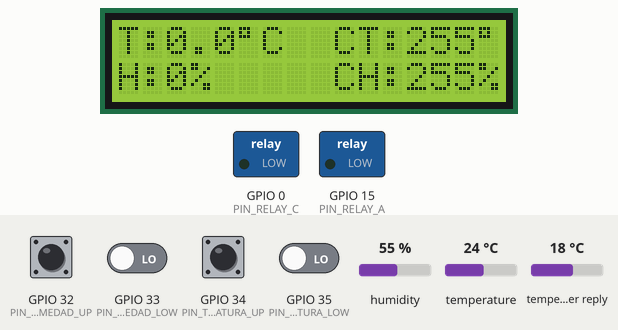
A sketch run on a simulated ESP32. Parts: 16×2 character LCD, switched loads named in the sketch (green lamp = pin HIGH). The test bench sets the inputs (shaded band); at power-on: GPIO 32 (PIN_HUMEDAD_UP), GPIO 33 (PIN_HUMEDAD_LOW), GPIO 34 (PIN_TEMPERATURA_UP), GPIO 35 (PIN_TEMPERATURA_LOW) LOW, humidity 55 %, temperature 24 °C, temperature in the weather reply 18 °C. WiFi joins after 1.5 s; servers stay silent unless stated; EEPROM starts erased; web services answer with replies made up by the test bench; what the sketch prints to the serial monitor is not drawn.

Above: at 2.7 s.
2.8 s: GPIO 33 (PIN_HUMEDAD_LOW) driven HIGH
At 4.9 s:
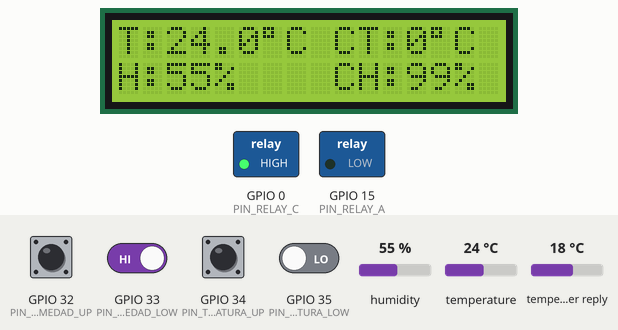
6.6 s: GPIO 35 (PIN_TEMPERATURA_LOW) driven HIGH
At 8.2 s:
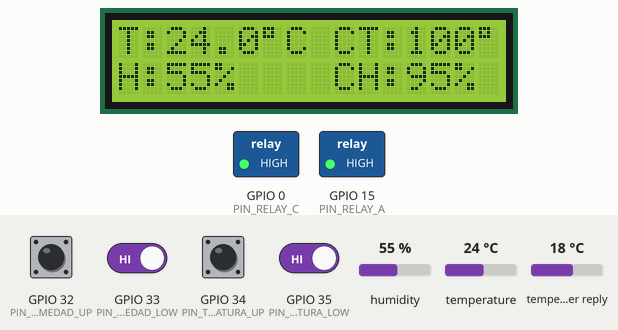
10.8 s: humidity set to 81 %
At 13.4 s:
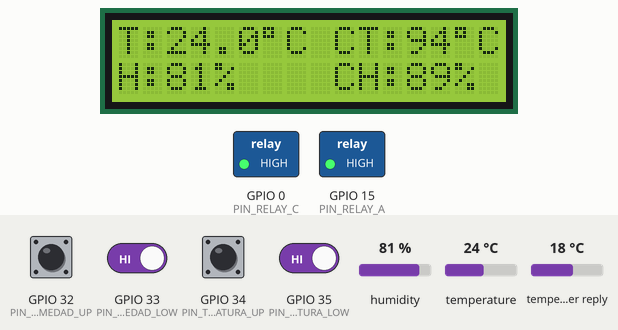
14.3 s: humidity set to 84 %
At 17.9 s:
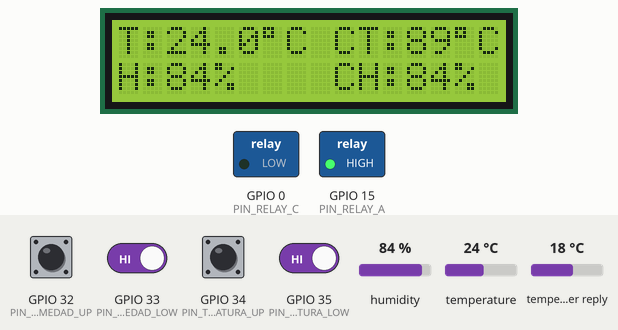
20.4 s: GPIO 32 (PIN_HUMEDAD_UP) pulled HIGH for 1 s
At 23.0 s:
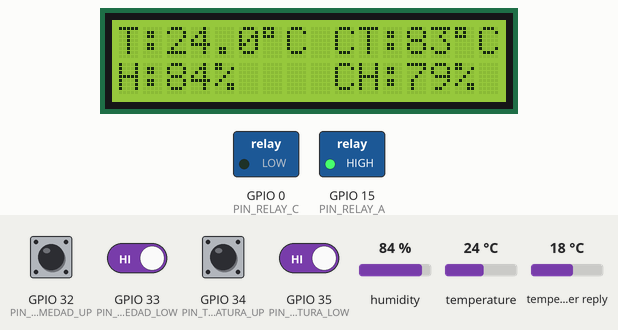
23.2 s: GPIO 34 (PIN_TEMPERATURA_UP) pulled HIGH for 1 s
At 26.0 s:
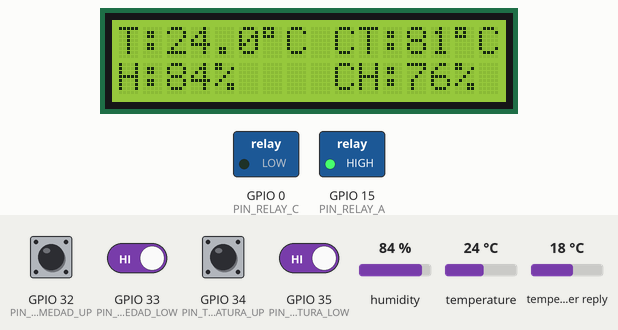
Timing chart, 0 to 26.9 s (numbered marks = the images above; inputs shaded):
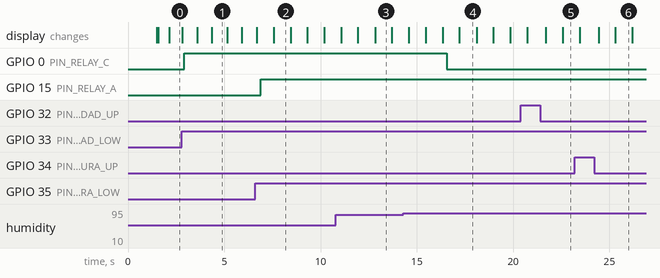

The sketch:

proyecto.ino
```cpp
/******   LIBRERIAS   *********/

#include <ThingSpeak.h>
#include <DHT.h>
#include <LiquidCrystal_I2C.h>
#include <Wire.h>
#include <WiFi.h>
#include <WiFiClient.h>
#include <WebServer.h>
#include <ESPmDNS.h>
#include <AsyncTCP.h>
#include <ESPAsyncWebServer.h>
#include <EEPROM.h>
#include <ArduinoJson.h>
#include <HTTPClient.h>

AsyncWebServer server(80);
WiFiClient client;

/******   CONSTANTES   *********/

// Pines para pulsadores de setpoints de humedad y temperatura
#define PIN_HUMEDAD_UP 32
#define PIN_HUMEDAD_LOW 33
#define PIN_TEMPERATURA_UP 34
#define PIN_TEMPERATURA_LOW 35
// Pines salida de relay
#define PIN_RELAY_C 0
#define PIN_RELAY_A 15

/******   LDC Y DHT11   *********/

//DHT11
#define PIN_DHT 25// PIN SENSOR DHT11
#define DHTTYPE DHT11//MODELO DEL SENSOR
DHT dht(PIN_DHT, DHTTYPE);
//LCD
#define COLUMNAS_LCD 16
#define FILAS_LCD 2
#define DIRECCION_LCD 0x27
LiquidCrystal_I2C lcd(DIRECCION_LCD, COLUMNAS_LCD, FILAS_LCD);

/*********   I2C   ************/

#define I2C_SCL 21
#define I2C_SDA 22

/******   VARIABLES   *********/

char respuesta[]= {""};
String input1 = "-";//Temperatura
String input2 = "-";//Humedad
const char* PARAM_INPUT_1 = "input1";
const char* PARAM_INPUT_2 = "input2";
const char* ssid = "Movistar";
const char* password = "cielo2015";
unsigned long channelID = 1553262;
const char* WriteAPIKey = "KXP87ULQAWI9WSWY";
const String APIcall = "https://api.openweathermap.org/data/2.5/onecall?lat=-34.826220000&lon=-58.393080000&exclude=minutely,hourly,daily,alerts&appid=8d42bc67176fa21cf2a5e3e7d9d6b196&units=metric";
float current_temp;
int current_humidity;
int ct;//control temperatura--------------------------variable a controlar
int ch;//control humedad------------------------------variable a controlar
int h;
float t;
/*
  byte grados[8] = {
  0b01110,
  0b01010,
  0b01110,
  0b00000,
  0b00000,
  0b00000,
  0b00000,
  0b00000};//Caracter "°"
*/

// Página web HTML
// <meta HTTP-EQUIV="Refresh" CONTENT="1">
const char index_html[] PROGMEM = R"rawliteral(
<!DOCTYPE HTML>
<html>
<head>
<title>ESP 32</title>
<meta charset="utf-8">
</head>
<body>
<center>
<h1>ESP32 DHT11</h1>
<form action=/get>
Control Temperatura: <input type="number" min="0" max="100" name="input1">
<input type="submit">
</form>
<br>
<form action=/get>
Control Humedad: <input type="number" min="0" max="100" name="input2">
<input type="submit">
</form>
<br>
)rawliteral";


 const char index_html_footer[] PROGMEM = R"rawliteral(
</center>
</body>
</html>)rawliteral";

void setup() {
   Serial.begin(115200);

   Wifi();

   ThingSpeak.begin(client);

   dht.begin();

   lcd.begin(COLUMNAS_LCD, FILAS_LCD);
   lcd.backlight();
   //lcd.createChar(1, grados);//Caracter "°"

   Wire.begin(I2C_SDA, I2C_SCL);

   EEPROM.begin(10);//tamaño
   ct = EEPROM.read(0);
   ch = EEPROM.read(1);

   pinMode(PIN_HUMEDAD_UP,INPUT);//pulsador
   pinMode (PIN_HUMEDAD_LOW,INPUT);//pulsador
   pinMode(PIN_TEMPERATURA_UP,INPUT);//pulsador
   pinMode(PIN_TEMPERATURA_LOW,INPUT);//pulsador
   pinMode(PIN_RELAY_C,OUTPUT);//relay
   pinMode(PIN_RELAY_A,OUTPUT);//relay

   HTML();
 }

void loop() {

    api();

    thingspeak();

    eeprom();

    ActualizarLCD();

    LeerEntradas();

    LeerSensores();

    ActualizarSalidas();

delay(100);
}

void api(){
  HTTPClient http;
    http.begin(APIcall);
    int httpCode = http.GET();
    if (httpCode > 0) {
        String input = http.getString();
        //Serial.println(httpCode);
        //Serial.println(input);

DynamicJsonDocument doc(768);

deserializeJson(doc, input);
JsonObject obj = doc.as<JsonObject>();

current_temp = obj["current"]["temp"];
current_humidity = obj["current"]["humidity"];

//Serial.println(current_temp);
//Serial.println(current_humidity);
   }
    else {
      Serial.println("Error on HTTP request");
    }
    //http.end();
}

void thingspeak(){
  ThingSpeak.setField (1,t);
  ThingSpeak.setField (2,h);
  ThingSpeak.writeFields(channelID,WriteAPIKey);
}

void eeprom(){
if(EEPROM.read(0) != ct){EEPROM.write(0,ct);EEPROM.commit();}
if(EEPROM.read(1) != ch){EEPROM.write(1,ch);EEPROM.commit();}
}

void ActualizarLCD(){
  lcd.setCursor(0,0);
  lcd.print("T:");
  lcd.setCursor(2,0);
  lcd.print(t,1);
  lcd.print((char)223);
  //lcd.write(byte(1));
  lcd.print("C ");
  lcd.setCursor(9,0);
  lcd.print("CT:");
  lcd.setCursor(12,0);
  lcd.print(ct);
  lcd.print((char)223);
  //lcd.write(byte(1));
  lcd.print("C         ");

  lcd.setCursor(0,1);
  lcd.print("H:");
  lcd.setCursor(2,1);
  lcd.print(h);
  lcd.print("%    ");
  lcd.setCursor(9,1);
  lcd.print("CH:");
  lcd.setCursor(12,1);
  lcd.print(ch);
  lcd.print("%  ");
}

void LeerEntradas() {
  // Lectura de pulsadores para set points
    if (digitalRead(PIN_TEMPERATURA_UP) == HIGH){ct++; delay(100);}
    if (digitalRead(PIN_TEMPERATURA_LOW) == HIGH){ct--; delay(100);}
    if (digitalRead(PIN_HUMEDAD_UP) == HIGH){ch++; delay(100);}
    if (digitalRead(PIN_HUMEDAD_LOW) == HIGH){ch--; delay(100);}
    if (ct >= 101){ct = 0;}
    if (ct <= -1){ct = 100;}
    if (ch >= 101){ch = 0;}
    if (ch <= -1){ch = 100;}

}

void LeerSensores() {
    t = dht.readTemperature();//temperatura en grados centígrados
    h = dht.readHumidity();//humedad relativa

}

void ActualizarSalidas() {
   if (h>=ch){digitalWrite(PIN_RELAY_C,LOW);}
    else{digitalWrite(PIN_RELAY_C,HIGH);}

   if (t>=ct){digitalWrite(PIN_RELAY_A,LOW);}
    else{digitalWrite(PIN_RELAY_A,HIGH);}

   if (isnan(h) || isnan(t)){//error en la lectura
          digitalWrite(PIN_RELAY_C,LOW);
          digitalWrite(PIN_RELAY_A,LOW);
  }
}

/******   WIFI   *********/

void Wifi() {

   WiFi.mode(WIFI_STA);
   WiFi.begin(ssid, password);

   while (WiFi.status() != WL_CONNECTED) {
    delay(500);
    Serial.print(".");
  }
   Serial.println("");
   //ip fija
//   IPAddress ip(192,168,10,50);
//   IPAddress gateway(192,168,1,33);
//   IPAddress subnet(255,255,255,0);
//   WiFi.config(ip, gateway, subnet);
   Serial.print("Connected to ");
   Serial.println(ssid);
   Serial.print("IP address: ");
   Serial.println(WiFi.localIP());
   server.begin();
   server.onNotFound(notFound);
}

void notFound(AsyncWebServerRequest *request) {
  request->send(404, "text/plain", "Not found No encontrado");
}
void HTML() {
// Enviar codigo HTML
  server.on("/", HTTP_GET, [](AsyncWebServerRequest *request){

   strcat (respuesta,index_html);
   strcat (respuesta,"<table>");
   strcat (respuesta,"<tr>");
   strcat (respuesta,"<td>Temperatura</td>");
   strcat (respuesta,"<td>");
   strcat (respuesta,String(t).c_str());
   strcat (respuesta," °C");
   strcat (respuesta,"</td>");
   strcat (respuesta,"</tr>");

   strcat (respuesta,"<tr>");
   strcat (respuesta,"<td>Humedad</td>");
   strcat (respuesta,"<td>");
   strcat (respuesta,String(h).c_str());
   strcat (respuesta," %");
   strcat (respuesta,"</td>");
   strcat (respuesta,"</tr>");

   strcat (respuesta,"<tr>");
   strcat (respuesta,"<td>Temperatura Actual Bs.As </td>");
   strcat (respuesta,"<td>");
   strcat (respuesta,String(current_temp).c_str());
   strcat (respuesta," °C");
   strcat (respuesta,"</td>");
   strcat (respuesta,"</tr>");

   strcat (respuesta,"<tr>");
   strcat (respuesta,"<td>Humedad Actual Bs.As </td>");
   strcat (respuesta,"<td>");
   strcat (respuesta,String(current_humidity).c_str());
   strcat (respuesta," %");
   strcat (respuesta,"</td>");
   strcat (respuesta,"</tr>");

   strcat (respuesta,"</table>");

   strcat (respuesta,index_html_footer);

   request->send(200, "text/html", respuesta);
});

//Envíar una solicitud GET
  server.on("/get", HTTP_GET, [] (AsyncWebServerRequest *request) {
    String inputMessage;
    String inputParam;
    Serial.println(inputMessage);

//GET input1
    if (request->hasParam(PARAM_INPUT_1)) {
      Serial.println("input1 actualizado");
      inputMessage = request->getParam(PARAM_INPUT_1)->value();
      input1 = inputMessage;
      ct = input1.toInt();
    }
//GET input2
    if (request->hasParam(PARAM_INPUT_2)) {
      Serial.println("input2 actualizado");
      inputMessage = request->getParam(PARAM_INPUT_2)->value();
      input2 = inputMessage;
      ch = input2.toInt();
    }

  Serial.println(input1);
  Serial.println(input2);

//Volver al inicio
  request->send(200, "text/html", "Solicitud HTTP GET enviada con valor:" + inputMessage + "<br><a href=\"/\">Volver</a>");
  });}
```

Measured:
- the behaviour switches between 82 and 83 % on humidity (found by bisection; images 3 and 4)
- after the input at 2.8 s, GPIO 0 (PIN_RELAY_C): LOW → HIGH after 0.12 s; the display: first differs from a run without the input after 0.79 s (image 1 shows a later state)
- after the input at 6.6 s, GPIO 15 (PIN_RELAY_A): LOW → HIGH after 0.30 s
- after the input at 14.3 s, GPIO 0 (PIN_RELAY_C): HIGH → LOW after 2.2 s instead of 4.9 s
- what the display in image 2 shows lasts 0.8 s, from 7.6 s to 8.4 s
